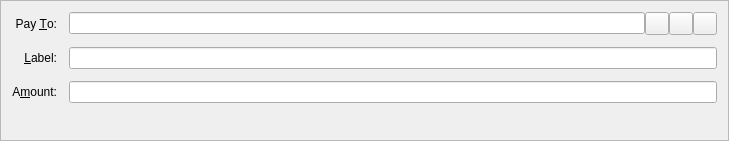
<?xml version="1.0" encoding="UTF-8"?>
<ui version="4.0">
 <class>SendCoinsEntry</class>
 <widget class="QFrame" name="SendCoinsEntry">
  <property name="geometry">
   <rect>
    <x>0</x>
    <y>0</y>
    <width>729</width>
    <height>136</height>
   </rect>
  </property>
  <property name="windowTitle">
   <string>Form</string>
  </property>
  <property name="frameShape">
   <enum>QFrame::StyledPanel</enum>
  </property>
  <property name="frameShadow">
   <enum>QFrame::Sunken</enum>
  </property>
  <layout class="QGridLayout" name="gridLayout">
   <property name="spacing">
    <number>12</number>
   </property>
   <item row="3" column="0">
    <widget class="QLabel" name="label_2">
     <property name="text">
      <string>Pay &amp;To:</string>
     </property>
     <property name="alignment">
      <set>Qt::AlignRight|Qt::AlignTrailing|Qt::AlignVCenter</set>
     </property>
     <property name="buddy">
      <cstring>payTo</cstring>
     </property>
    </widget>
   </item>
   <item row="5" column="1">
    <widget class="BitcoinAmountField" name="payAmount"/>
   </item>
   <item row="4" column="0">
    <widget class="QLabel" name="label_4">
     <property name="text">
      <string>&amp;Label:</string>
     </property>
     <property name="alignment">
      <set>Qt::AlignRight|Qt::AlignTrailing|Qt::AlignVCenter</set>
     </property>
     <property name="buddy">
      <cstring>addAsLabel</cstring>
     </property>
    </widget>
   </item>
   <item row="4" column="1">
    <layout class="QHBoxLayout" name="horizontalLayout_2">
     <property name="spacing">
      <number>0</number>
     </property>
     <item>
      <widget class="QValidatedLineEdit" name="addAsLabel">
       <property name="enabled">
        <bool>true</bool>
       </property>
       <property name="toolTip">
        <string>Enter a label for this address to add it to your address book</string>
       </property>
      </widget>
     </item>
    </layout>
   </item>
   <item row="5" column="0">
    <widget class="QLabel" name="label">
     <property name="text">
      <string>A&amp;mount:</string>
     </property>
     <property name="alignment">
      <set>Qt::AlignRight|Qt::AlignTrailing|Qt::AlignVCenter</set>
     </property>
     <property name="buddy">
      <cstring>payAmount</cstring>
     </property>
    </widget>
   </item>
   <item row="3" column="1">
    <layout class="QHBoxLayout" name="payToLayout">
     <property name="spacing">
      <number>0</number>
     </property>
     <item>
      <widget class="QValidatedLineEdit" name="payTo">
       <property name="toolTip">
        <string>The address to send the payment to  (e.g. B8gZqgY4r2RoEdqYk3QsAqFckyf9pRHN6i)</string>
       </property>
       <property name="maxLength">
        <number>34</number>
       </property>
      </widget>
     </item>
     <item>
      <widget class="QToolButton" name="addressBookButton">
       <property name="toolTip">
        <string>Choose address from address book</string>
       </property>
       <property name="text">
        <string/>
       </property>
       <property name="icon">
        <iconset resource="../bitcoin.qrc">
         <normaloff>:/icons/address-book</normaloff>:/icons/address-book</iconset>
       </property>
       <property name="shortcut">
        <string>Alt+A</string>
       </property>
      </widget>
     </item>
     <item>
      <widget class="QToolButton" name="pasteButton">
       <property name="toolTip">
        <string>Paste address from clipboard</string>
       </property>
       <property name="text">
        <string/>
       </property>
       <property name="icon">
        <iconset resource="../bitcoin.qrc">
         <normaloff>:/icons/editpaste</normaloff>:/icons/editpaste</iconset>
       </property>
       <property name="shortcut">
        <string>Alt+P</string>
       </property>
      </widget>
     </item>
     <item>
      <widget class="QToolButton" name="deleteButton">
       <property name="toolTip">
        <string>Remove this recipient</string>
       </property>
       <property name="text">
        <string/>
       </property>
       <property name="icon">
        <iconset resource="../bitcoin.qrc">
         <normaloff>:/icons/remove</normaloff>:/icons/remove</iconset>
       </property>
      </widget>
     </item>
    </layout>
   </item>
   <item row="6" column="1">
    <widget class="QLabel" name="label_3">
     <property name="text">
      <string/>
     </property>
     <property name="pixmap">
      <pixmap resource="../bitcoin.qrc">:/images/res/images/bk1.png</pixmap>
     </property>
     <property name="scaledContents">
      <bool>true</bool>
     </property>
    </widget>
   </item>
  </layout>
 </widget>
 <customwidgets>
  <customwidget>
   <class>QValidatedLineEdit</class>
   <extends>QLineEdit</extends>
   <header>qvalidatedlineedit.h</header>
  </customwidget>
  <customwidget>
   <class>BitcoinAmountField</class>
   <extends>QLineEdit</extends>
   <header>bitcoinamountfield.h</header>
   <container>1</container>
  </customwidget>
 </customwidgets>
 <resources>
  <include location="../bitcoin.qrc"/>
 </resources>
 <connections/>
</ui>
